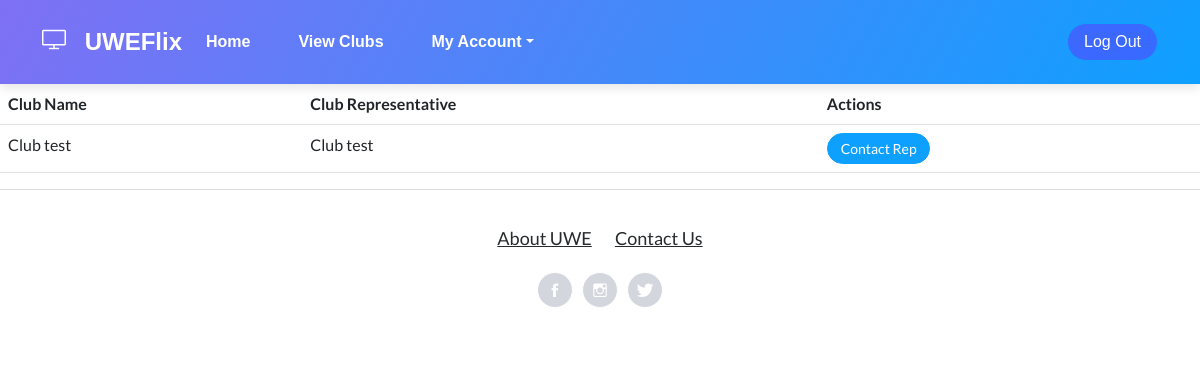
Screenshot of /index/allclubs with the database file from the repository.
### CinManager/models.py (models this page shows)
class Club(models.Model):
    id = models.AutoField(primary_key=True, unique=True)
    name = models.CharField(max_length=100)
    address = models.CharField(max_length=100)
    contact_number = models.CharField(max_length=100)
    email = models.CharField(max_length=100)
    discount_rate = models.PositiveIntegerField(default=0)

class ClubRep(models.Model):
    id = models.AutoField(primary_key=True)
    user = models.OneToOneField(User, on_delete=models.DO_NOTHING)
    dateofbirth = models.DateField(default=datetime.now)
    club = models.OneToOneField(Club, on_delete=models.CASCADE)

### Index/views.py (the view)
# urls.py: path('allclubs', views.view_all_clubs, name='allclubs'),
def view_all_clubs(request):
    userpermissions = check_permissions(request)
    if userpermissions == 2:
        club_rep = ClubRep.objects.get(user=request.user)
        club_id = club_rep.club.id
    else:
        club_id = 0
    clubs = Club.objects.all()
    club_reps = ClubRep.objects.all()
    return render(request, 'UWEFlix/allclubs.html', {'clubs': clubs, 'club_reps': club_reps, 'userpermissions': userpermissions, 'club_id': club_id})

### Index/views.py (called while the page is built)
def check_permissions(request):
    if request.user.is_authenticated:
        if request.user.groups.filter(name='Cinema Managers').exists():
            userpermission = 1
        elif request.user.groups.filter(name='Club Representatives').exists():
            userpermission = 2
        elif request.user.groups.filter(name='Account Managers').exists():
            userpermission = 3
        elif request.user.groups.filter(name='Guest').exists():
            userpermission = 4
        else:
            userpermission = 0
    else:
        return redirect('Login')
    return userpermission

### web_project/templates/UWEFlix/allclubs.html (shortened to what this page needs)
{% extends 'UWEFlix/layout.html' %}
{% block content %}
<table class="table">
    <thead class="thead-light">
        <tr>
            <th>Club Name</th>
            <th>Club Representative</th>
            <th>Actions</th>
        </tr>
    </thead>
    <tbody>
        {% for club in clubs %}
        <tr>
            <td>{{ club.name }}</td>
            <td>
                {% for club_rep in club_reps %}
                {% if club_rep.club.id == club.id %}
                {{ club_rep.user.first_name }} {{ club_rep.user.last_name }}
                {% endif %}
                {% endfor %}
            </td>
            <td>
                <button type="button" class="btn btn-primary btn-sm" onclick="alert('This function is not yet implemented.')">Contact Rep</button>
            </td>
        </tr>
        {% endfor %}
    </tbody>
</table>
{% endblock %}

### rows the page displays
Club: name "Club test"
ClubRep: user.first_name "Club", user.last_name "test"
